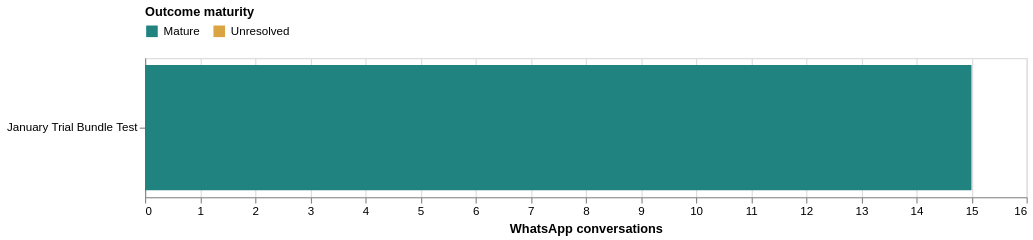

Notebook source saved alongside this figure:
### Markdown cell above
## 4. Raw Primary Evidence

The raw score is the directly observed rate:

```text
raw rate = objective successes / eligible objective trials
```

These counts remain beside every corrected score so the modeled result can always be
audited back to real evidence.

### Code cell
raw_evidence = campaigns[[
    "campaign_name", "score_successes", "score_trials", "raw_rate",
    "observed_conversations", "mature_conversations",
    "unresolved_conversations", "evidence_status",
]].rename(columns={
    "campaign_name": "Campaign", "score_successes": "Successes",
    "score_trials": "Eligible trials", "raw_rate": "Raw rate",
    "observed_conversations": "Observed conversations",
    "mature_conversations": "Mature conversations",
    "unresolved_conversations": "Unresolved conversations",
    "evidence_status": "Evidence status",
})
display(raw_evidence.style.format({"Raw rate": "{:.2%}"}, na_rep="Not available"))

maturity_long = inventory[["Campaign", "Mature", "Unresolved"]].melt(
    "Campaign", var_name="Outcome maturity", value_name="Conversations"
)
maturity_chart = alt.Chart(maturity_long).mark_bar().encode(
    y=alt.Y("Campaign:N", sort="-x", title=None),
    x=alt.X("Conversations:Q", title="WhatsApp conversations"),
    color=alt.Color(
        "Outcome maturity:N",
        scale=alt.Scale(domain=["Mature", "Unresolved"], range=["#218380", "#d9a441"]),
        legend=alt.Legend(orient="top"),
    ),
    tooltip=["Campaign", "Outcome maturity", "Conversations"],
).properties(width=760, height=max(120, len(campaigns) * 42))
display(maturity_chart)

### Figure 1 — Vega-Lite specification as saved in the notebook (floating-point values rounded to 4 significant figures)
{"config": {"view": {"continuousWidth": 300, "continuousHeight": 300}}, "data": {"name": "data-7e18e1e3f682d2c2f8b7b5211511ad33"}, "mark": {"type": "bar"}, "encoding": {"color": {"field": "Outcome maturity", "legend": {"orient": "top"}, "scale": {"domain": ["Mature", "Unresolved"], "range": ["#218380", "#d9a441"]}, "type": "nominal"}, "tooltip": [{"field": "Campaign", "type": "nominal"}, {"field": "Outcome maturity", "type": "nominal"}, {"field": "Conversations", "type": "quantitative"}], "x": {"field": "Conversations", "title": "WhatsApp conversations", "type": "quantitative"}, "y": {"field": "Campaign", "sort": "-x", "title": null, "type": "nominal"}}, "height": 120, "width": 760, "$schema": "https://vega.github.io/schema/vega-lite/v5.20.1.json", "datasets": {"data-7e18e1e3f682d2c2f8b7b5211511ad33": [{"Campaign": "January Trial Bundle Test", "Outcome maturity": "Mature", "Conversations": 15}, {"Campaign": "January Trial Bundle Test", "Outcome maturity": "Unresolved", "Conversations": 0}]}}
